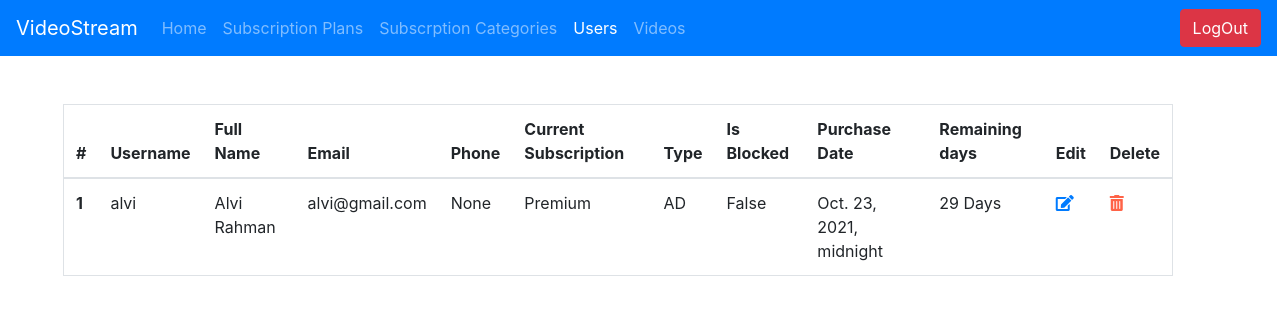
/video_stream_admin/user_list/ (signed in), run on an earlier commit of the app's database.
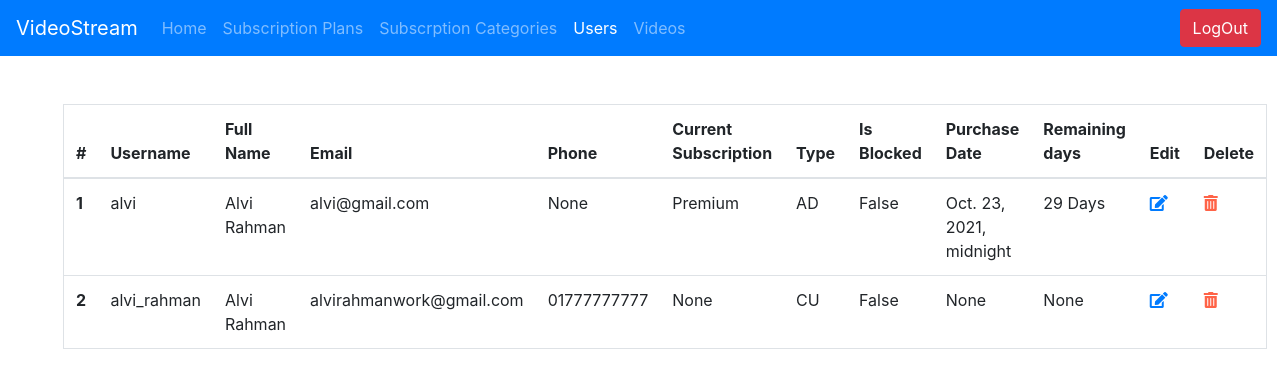
And on a later commit of the database.
### video_stream_app/models.py (models this page shows, shortened)
class User(AbstractUser):
    TYPE_CHOICES = [
        ('AD', 'Admin'), ('CU', 'Customer')
    ]
    id = models.AutoField(primary_key=True)
    username = models.CharField(
        max_length=255, blank=False, null=False, unique=True)
    full_name = models.CharField(max_length=255, blank=True, null=True)
    password = models.CharField(max_length=255, blank=False, null=False)
    email = models.CharField(max_length=255, blank=False, null=False)
    phone = models.CharField(max_length=15, null=True, blank=True)
    user_subscription = models.ForeignKey(Subscription, on_delete=models.SET_NULL,
                                          blank=True, null=True, related_name="subscription")
    user_type = models.CharField(
        choices=TYPE_CHOICES, max_length=50, blank=True, default="CU")
    is_subscribed = models.BooleanField(default=False)
    is_blocked = models.BooleanField(default=False)
    purchase_date = models.DateTimeField(blank=True, null=True)
    created_at = models.DateTimeField(auto_now_add=True)
    updated_at = models.DateField(auto_now=True)
    __prev_subscription = None
    def __init__(self, *args, **kwargs):
        super().__init__(*args, **kwargs)
        self.__prev_subscription = self.user_subscription

class Subscription(models.Model):
    id = models.AutoField(primary_key=True)
    subscription_type = models.ForeignKey(SubscriptionType,
                                        on_delete=models.SET_NULL, blank=True, null=True)
    subscription_price = models.DecimalField(
        max_digits=10, decimal_places=2, default=0)
    subscription_validity = models.IntegerField(
        default=0, verbose_name='subscription_validity (Months)')
    created_at = models.DateTimeField(auto_now_add=True)
    updated_at = models.DateField(auto_now=True)
    def __str__(self):
        return self.subscription_type.type_name

class SubscriptionType(models.Model):
    id = models.AutoField(primary_key=True)
    type_name = models.CharField(
        max_length=50, blank=False, null=False, unique=True)

### video_stream_app/views.py (the view)
# urls.py: path('video_stream_admin/user_list/', views.user_list,
@login_required(login_url='/video_stream_admin/')
def user_list(request):
    return render(request, 'video_stream_app/users_view.html',
                  {
                      'users': models.User.objects.all(),
                      'title': 'Users',
                      'is_logged_in': request.user.is_authenticated,
                      'users_link': 'active',
                      'admin': True
                  })

### video_stream_app/templatetags/custom_tags.py (called while the page is built)
@register.filter(name='calculate_time')
def calculate_time(base_time, months):
    return f"{((base_time + timezone.timedelta(days=months*30)) - timezone.now()).days} Days"

### video_stream_app/templates/video_stream_app/users_view.html (shortened to what this page needs)
{% extends 'base.html' %}
{% load custom_tags %}
{% load static %}
{% block content %}
    <div class="container m-5">
        <table class="table border">
            <thead>
                <tr>
                    <th scope="col">#</th>
                    <th scope="col">Username</th>
                    <th scope="col">Full Name</th>
                    <th scope="col">Email</th>
                    <th scope="col">Phone</th>
                    <th scope="col">Current Subscription</th>
                    <th scope="col">Type</th>
                    <th scope="col">Is Blocked</th>
                    <th scope="col">Purchase Date</th>
                    <th scope="col">Remaining days</th>
                    <th scope="col">Edit</th>
                    <th scope="col">Delete</th>
                </tr>
            </thead>
            <tbody>
            {% for user in users %}
                <tr>
                    <th scope="row">{{ forloop.counter }}</th>
                    <td>{{ user.username }}</td>
                    <td>{{ user.full_name }}</td>
                    <td>{{ user.email }}</td>
                    <td>{{ user.phone }}</td>
                    <td>
                        {% if user.user_subscription %}
                            {{ user.user_subscription }}
                        {% else %}
                            None
                        {% endif %}
                    </td>
                    <td>{{ user.user_type }}</td>
                    <td>{{ user.is_blocked }}</td>
                    <td>{{ user.purchase_date }}</td>
                    {% if user.user_subscription %}
                        <td>{{ user.purchase_date|calculate_time:user.user_subscription.subscription_validity }}</td>
                    {% else %}
                        <td> None </td>
                    {% endif %}
                    <td><a href="/video_stream_admin/user/edit__{{ user.pk }}/"><i class="fas fa-edit"></i></a></td>
                    <td><a onclick="deleteFunc({{ user.pk }})" href="" ><i class="fas fa-trash-alt" style="color: tomato"></i></a></td>
                </tr>
            {% endfor %}
            </tbody>
        </table>
    </div>
{% endblock %}

### video_stream_app/templates/video_stream_app/base.html (shortened to what this page needs)
<!doctype html>
<html class="no-js" lang="en">
    <head>
        {% load static %}
        <link rel="stylesheet" href="https://pro.fontawesome.com/releases/v5.10.0/css/all.css"/>
        <link rel="stylesheet" href="https://stackpath.bootstrapcdn.com/bootstrap/4.5.2/css/bootstrap.min.css">
    </head>
    <body>
        <nav class="navbar navbar-expand-lg navbar-dark bg-primary">
            {% if admin %}
                <a class="navbar-brand" href="/admin_home/">VideoStream</a>
            {% else %}
                <a class="navbar-brand" href="/">VideoStream</a>
            {% endif %}
            <div class="collapse navbar-collapse" id="navbarSupportedContent">
                <ul class="navbar-nav mr-auto">
                    {% if admin %}
                        <li class="nav-item {{ admin_home }}">
                            <a class="nav-link" href="/admin_home/">Home <span class="sr-only">(current)</span></a>
                        </li>
                    {% else %}
                        <li class="nav-item {{ home }}">
                            <a class="nav-link" href="/">Home <span class="sr-only">(current)</span></a>
                        </li>
                    {% endif %}
                    {% if not admin %}
                        {% if not is_logged_in %}
                            <li class="nav-item {{ signup }}">
                                <a class="nav-link" href="/signup/">Signup</a>
                            </li>
                            <li class="nav-item {{ login }}">
                                <a class="nav-link" href="/login/">LogIn</a>
                            </li>
                        {% endif %}
                    {% else %}
                        <li class="nav-item {{ subscription_plans }}">
                            <a class="nav-link" href="/video_stream_admin/subscription_plans/">Subscription Plans</a>
                        </li>
                        <li class="nav-item {{ subscription_types }}">
                            <a class="nav-link" href="/video_stream_admin/subscription_type_list/">Subscrption Categories</a>
                        </li>
                        <li class="nav-item {{ users_link }}">
                            <a class="nav-link" href="/video_stream_admin/user_list/">Users</a>
                        </li>
                        <li class="nav-item {{ video_link }}">
                            <a class="nav-link" href="/video_stream_admin/video_list/">Videos</a>
                        </li>
                    {% endif %}
                </ul>
                {% if is_logged_in %}
                    {% if admin %}
                        <a href="/admin_logout/">
                            <button class="btn btn-danger my-2 my-sm-0" type="submit">LogOut</button>
                        </a>
                    {% else %}
                        <a href="/logout/">
                            <button class="btn btn-danger my-2 my-sm-0" type="submit">LogOut</button>
                        </a>
                    {% endif %}
                {% endif %}
            </div>
        </nav>
                                {% block content %} {% endblock %}
    </body>
</html>

What changed in the data, as far as the page shows it:
added User: username "alvi_rahman", full_name "Alvi Rahman", email "alvirahmanwork@gmail.com", phone "01777777777", shows "None", user_type "CU", is_blocked "False", purchase_date "None"
